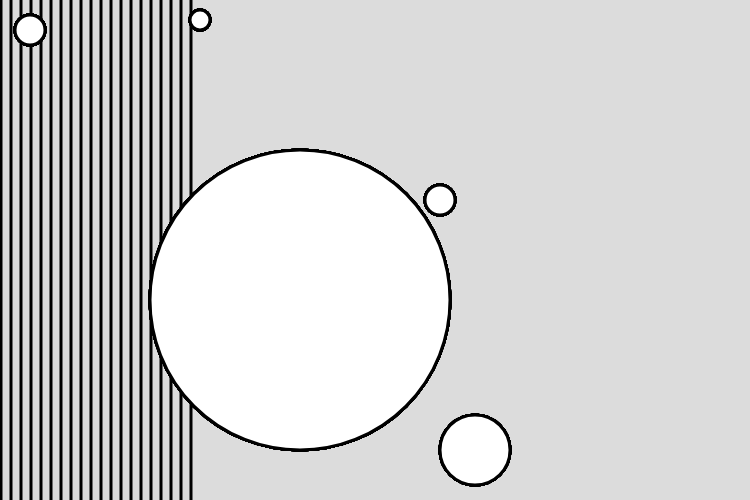
Frame 1 (no input)
Frame 60 (no input): identical to frame 1, image omitted
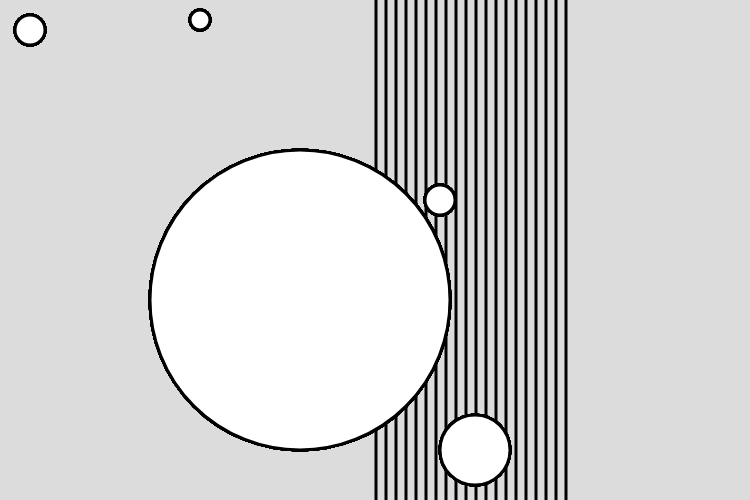
Frame 120 (the mouse pressed at the canvas centre since frame 60)

The p5.js sketch that drew these frames (run headless with seeded random() and noise() and a simulated clock; from frame 60 on, the mouse is pressed at the canvas centre):

// p5.js sketch
// ── sketch.js
function setup() {
  createCanvas(750, 500);
}

function draw() {
  
  background(220);
  for (let j=1; j <200; j +=10) {
    
  stroke(0)
  strokeWeight (3)
  line(j+mouseX, 0, j+mouseX, height)
    
  ellipse (30,30, 30, 30)
  ellipse (300, 300, 300, 300)
  ellipse (200, 20, 20, 20)
  ellipse (475, 450, 70, 70)
  ellipse (440,200, 30, 30)
    
 
  }
}
